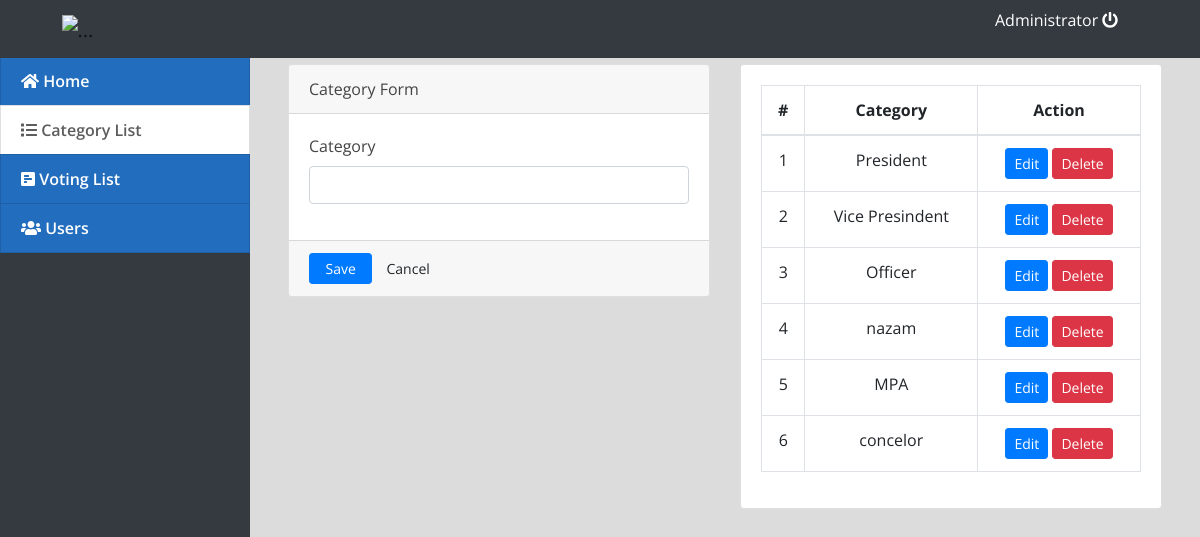
The page /index.php?page=categories (signed in) on the database its author committed.
### tables this page shows
CREATE TABLE `category_list` (
  `id` int(30) NOT NULL,
  `category` text NOT NULL
);

### categories.php (the view, shortened to what this page needs)
<?php include('db_connect.php');?>
<div class="container-fluid">
	<div class="col-lg-12">
		<div class="row">
			<div class="col-md-6">
			<form action="" id="manage-category">
				<div class="card">
					<div class="card-header">
						    Category Form
				  	</div>
					<div class="card-body">
							<div class="form-group">
								<label class="control-label">Category</label>
								<input type="text" class="form-control" name="category">
							</div>
					</div>
					<div class="card-footer">
						<div class="row">
							<div class="col-md-12">
								<button class="btn btn-sm btn-primary col-sm-2"> Save</button>
								<button class="btn btn-sm btn-default col-sm-2" type="button" onclick="$('#manage-category').get(0).reset()"> Cancel</button>
							</div>
						</div>
					</div>
				</div>
			</form>
			</div>
			<div class="col-md-6">
				<div class="card">
					<div class="card-body">
						<table class="table table-bordered table-hover">
							<thead>
								<tr>
									<th class="text-center">#</th>
									<th class="text-center">Category</th>
									<th class="text-center">Action</th>
								</tr>
							</thead>
							<tbody>
								<?php
								$i = 1;
								$cats = $conn->query("SELECT * FROM category_list order by id asc");
								while($row=$cats->fetch_assoc()):
								?>
								<tr>
									<td class="text-center"><?php echo $i++ ?></td>
									<td class="text-center"><?php echo $row['category'] ?></td>
									<td class="text-center">
										<button class="btn btn-sm btn-primary edit_cat" type="button" data-id="<?php echo $row['id'] ?>" data-name="<?php echo $row['category'] ?>">Edit</button>
										<button class="btn btn-sm btn-danger delete_cat" type="button" data-id="<?php echo $row['id'] ?>">Delete</button>
									</td>
								</tr>
								<?php endwhile; ?>
							</tbody>
						</table>
					</div>
				</div>
			</div>
		</div>
	</div>
</div>

### assets/css/style.css (style rules this page uses)
body { font-family: "Open Sans", sans-serif; color: #444444; width: 100%; height: calc(100%); }

### index.php (style rules this page uses)
body { background: #80808045; }

### rows shown on the page
category_list: category "President"
category_list: category "Vice Presindent"
category_list: category "Officer"
category_list: category "nazam"
category_list: category "MPA"
category_list: category "concelor"

### other values the page prints
$_SESSION['login_name'] "Administrator"
